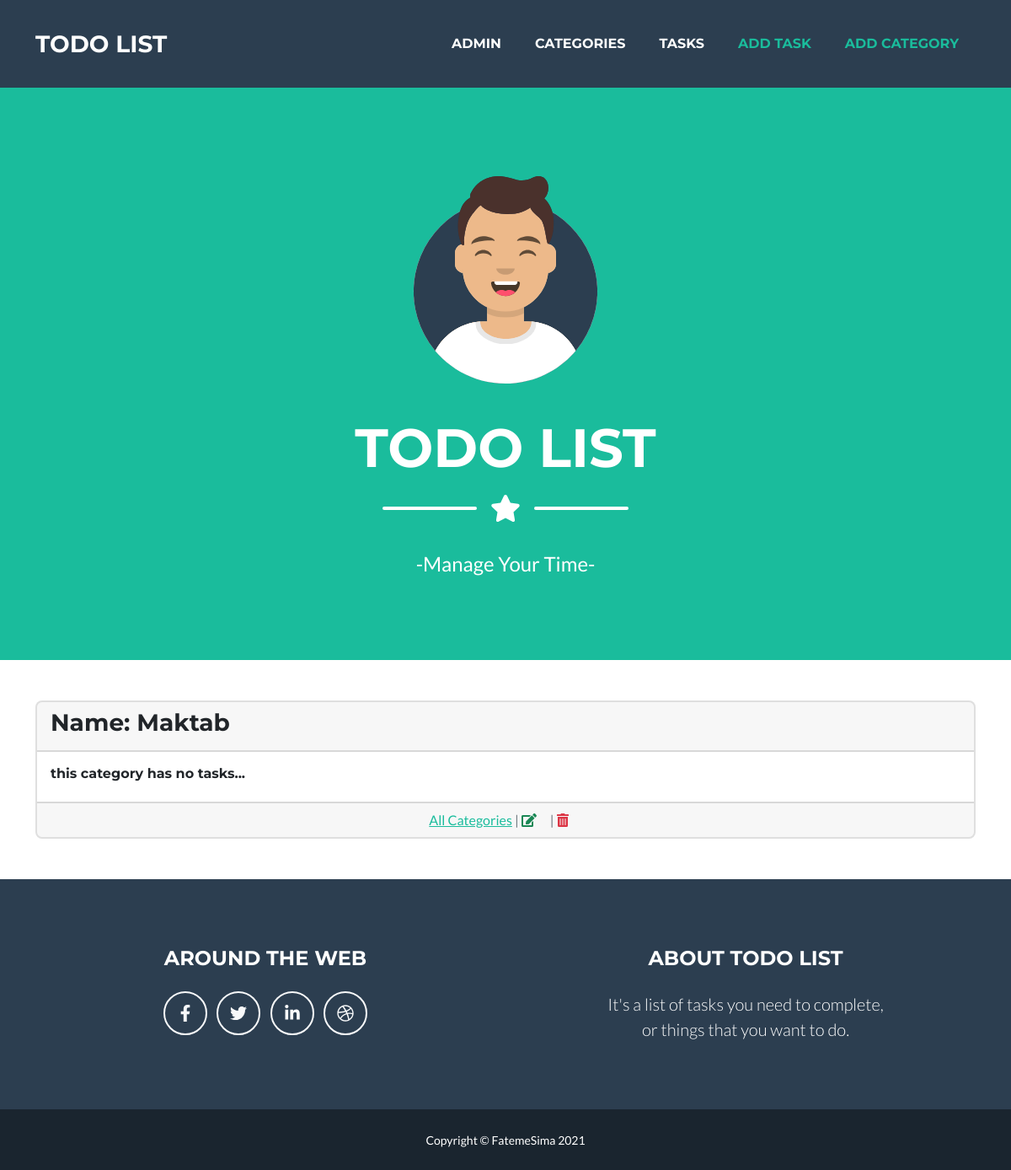
The app's page /todo/category/maktab/, older data.
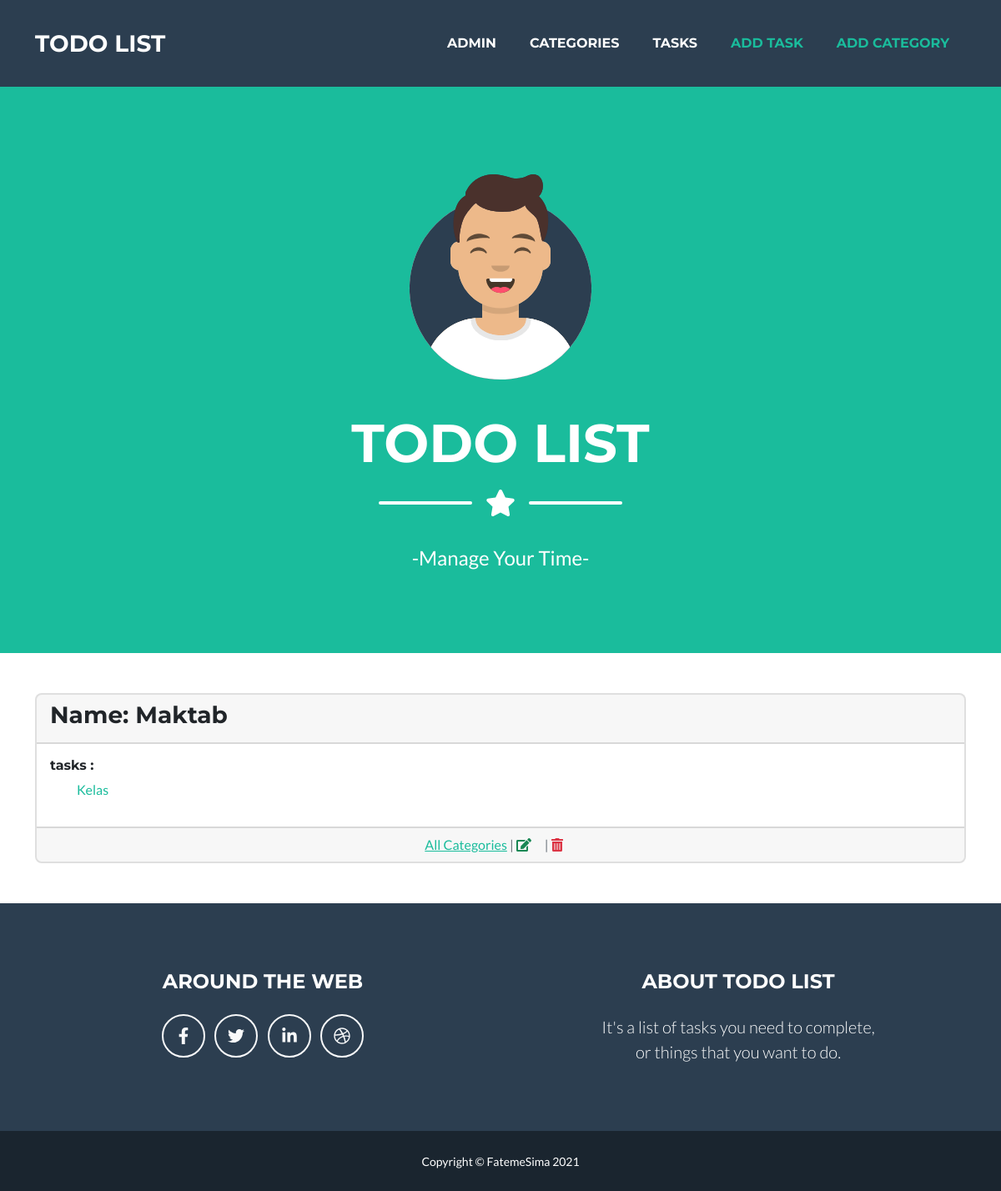
The same page, newer data.
### todo/models.py (models this page shows, shortened)
class Task(models.Model):
    class Meta:
        ordering = ['due_date']
    title = models.CharField(max_length=100)
    description = models.TextField(blank=True, null=True)
    due_date = models.DateTimeField(editable=True)
    priority = models.CharField(
        max_length=30,
        choices=PRIORITIES,
        default=PRIORITIES[0][0]
    )
    done = models.BooleanField(default=False)
    slug = models.SlugField(unique=True, blank=True)
    category = models.ForeignKey(Category, related_name='tasks', on_delete=models.CASCADE)
    objects = models.Manager()
    tasks = TaskManager()
    def get_absolute_url(self):
        return reverse('task_detail', args=[self.slug])

### todo/views.py (the view)
# urls.py: path('category/<slug:slug>/', CategoryDetailView.as_view(), name='category_detail'),
class CategoryDetailView(DetailView):
    model = Category
    template_name = 'todo/category_detail.html'

### todo/templatetags/custom_tags.py (called while the page is built)
@register.filter("custom_title")
def title_filter(value):
    return value.title()

### templates/todo/category_detail.html
{% extends 'base.html' %}
{% load custom_tags %}
{% block content %}
    <div class="card">
        <div class="card-header">
            <h3 class="font-weight-bold">Name: {{ object.name | custom_title }}</h3>
        </div>
        <div class="card-body">
            {% if object.tasks.all %}
                <h6>tasks :</h6>
                <ul style="list-style-type: none">
                    {% for task in object.tasks.all %}
                        <li><a style="text-decoration: none" href={{ task.get_absolute_url }}>{{ task.title | custom_title }}</a></li>
                    {% endfor %}
                </ul>
                {% else %}
                    <h6>this category has no tasks...</h6>
            {% endif %}
        </div>
        <div class="card-footer text-center text-muted">
            <a href="{% url 'category_list' %}">All Categories</a> |
            <a href="{% url 'category_edit' object.slug %}" style="text-decoration: none"><i class="fas fa-edit text-success me-3"></i></a>|
            <a href="#" style="text-decoration: none"><i class="fas fa-trash-alt text-danger me-3"></i></a>
        </div>
    </div>
{% endblock content %}

Row changes from the older to the newer data that the page shows:
added Task: title|custom_title "Kelas"
Text that changed along with them:
text no longer shown: "this category has no tasks..."
text now shown: "tasks :"
